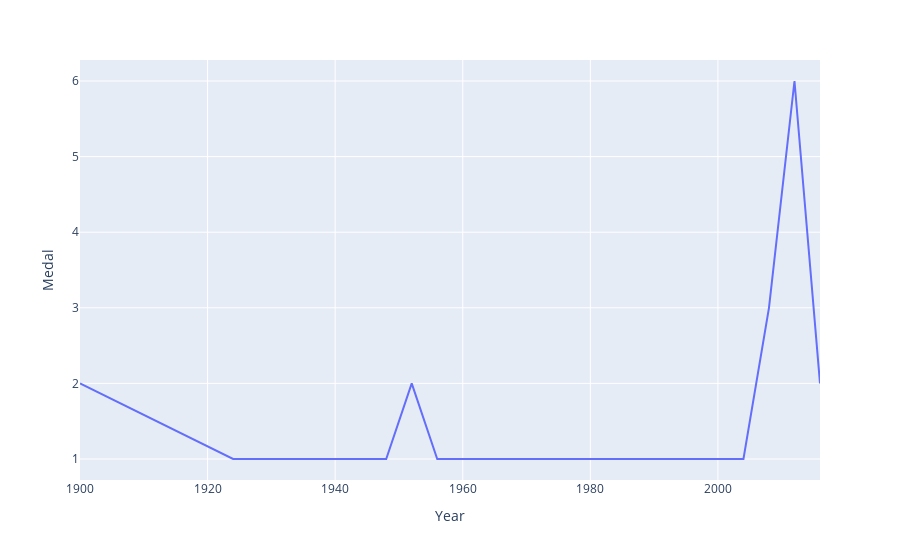

The notebook cell this image was saved under:
### Code cell
fig = px.line(final_df,x='Year',y='Medal')
fig.show()

### Figure 1 — Plotly figure (JSON) as saved in the notebook; plotly's stock layout.template omitted (floating-point values rounded to 4 significant figures)
{"data": [{"hovertemplate": "Year=%{x}<br>Medal=%{y}<extra></extra>", "legendgroup": "", "line": {"color": "#636efa", "dash": "solid"}, "marker": {"symbol": "circle"}, "mode": "lines", "name": "", "orientation": "v", "showlegend": false, "type": "scatter", "x": [1900, 1924, 1928, 1932, 1936, 1948, 1952, 1956, 1960, 1964, 1968, 1972, 1980, 1996, 2000, 2004, 2008, 2012, 2016], "xaxis": "x", "y": [2, 1, 1, 1, 1, 1, 2, 1, 1, 1, 1, 1, 1, 1, 1, 1, 3, 6, 2], "yaxis": "y"}], "layout": {"legend": {"tracegroupgap": 0}, "margin": {"t": 60}, "xaxis": {"anchor": "y", "domain": [0, 1], "title": {"text": "Year"}}, "yaxis": {"anchor": "x", "domain": [0, 1], "title": {"text": "Medal"}}}}
